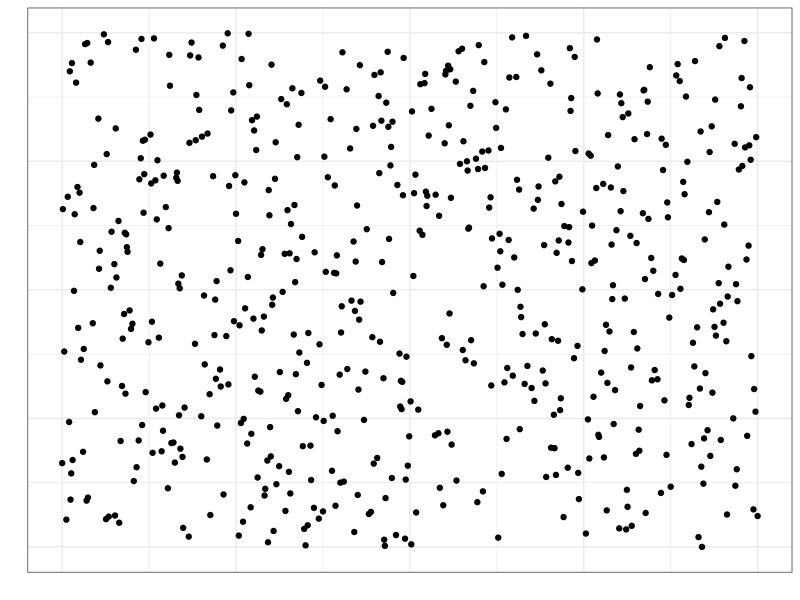
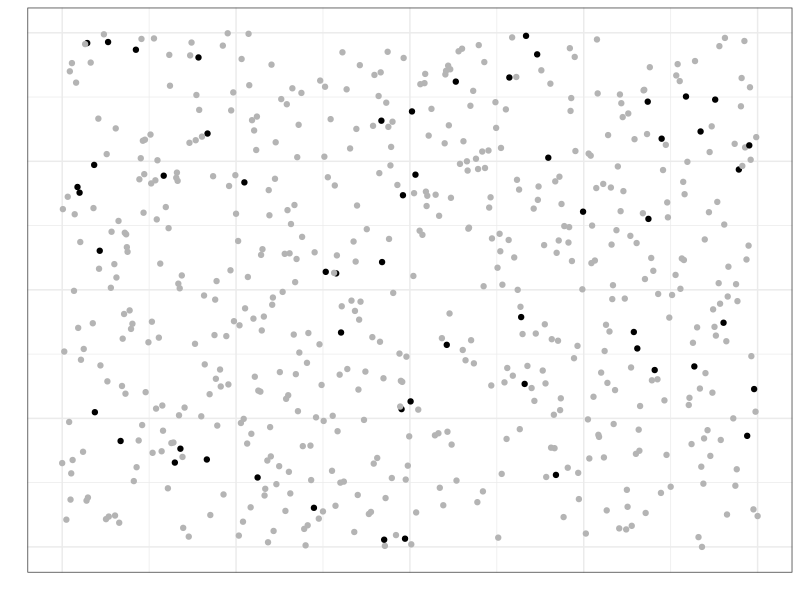
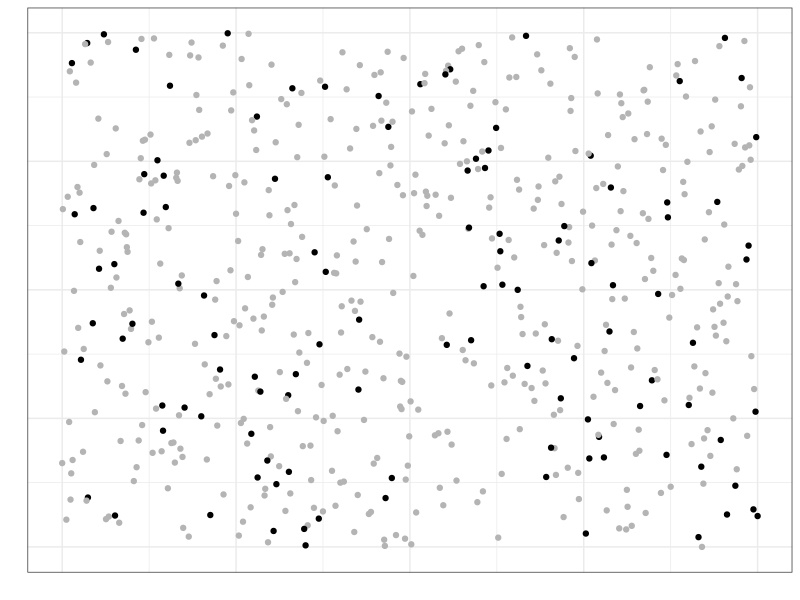
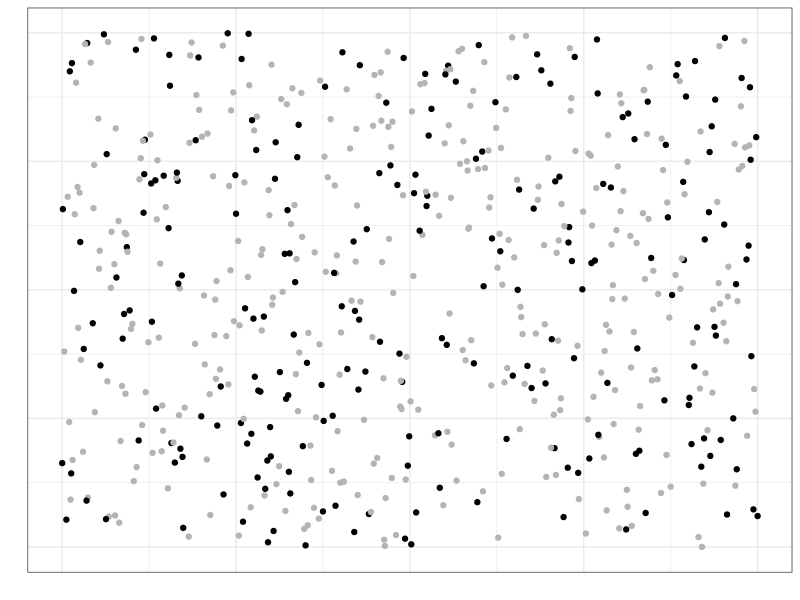

Source code (R) for these figures, in order:
## ---- chunk 1
knitr::opts_chunk$set(echo = FALSE, eval = TRUE, warning = FALSE, message = FALSE, error = FALSE)
## ---- chunk 2
library(tidyverse)
theme_set(theme_bw())
# library(plotly)
## ---- chunk 3
n_pop <- 600
set.seed(100)
tibble(x = sample(0:1000, n_pop),
  y = sample(0:1000, n_pop),
  little_sample = sample(c(TRUE, FALSE), n_pop, prob = c(1, 9), replace = TRUE),
  medium_sample = sample(c(TRUE, FALSE), n_pop, prob = c(2, 8), replace = TRUE),
  big_sample = sample(c(TRUE, FALSE), n_pop, prob = c(4, 6), replace = TRUE)) -> data_simple_random_sample

data_simple_random_sample %>% 
  ggplot(aes(x, y)) +
  geom_point() +
  guides(x = "none",
  y = "none") +
  labs(x = "", y = "") -> simple_random_sample_graph

data_simple_random_sample %>% 
  ggplot(aes(x, y, color = little_sample)) +
  geom_point() +
  scale_color_manual(values = c(`TRUE` = "#000000", `FALSE` = "#b4b4b4")) +
  guides(x = "none",
  y = "none",
  color = "none") +
  labs(x = "", y = "") -> simple_random_sample_little_sample_graph

data_simple_random_sample %>% 
  ggplot(aes(x, y, color = medium_sample)) +
  geom_point() +
  scale_color_manual(values = c(`TRUE` = "#000000", `FALSE` = "#b4b4b4")) +
  guides(x = "none",
  y = "none",
  color = "none") +
  labs(x = "", y = "") -> simple_random_sample_medium_sample_graph

data_simple_random_sample %>% 
  ggplot(aes(x, y, color = big_sample)) +
  geom_point() +
  scale_color_manual(values = c(`TRUE` = "#000000", `FALSE` = "#b4b4b4")) +
  guides(x = "none",
  y = "none",
  color = "none") +
  labs(x = "", y = "") -> simple_random_sample_big_sample_graph
## ---- chunk 4
#| label: fig-simple-random-sample
#| fig-cap: "Простая случайная выборка"
#| fig-subcap:
#|   - "Генеральная совокупность"
#|   - "Выборка малого объема"
#|   - "Выборка среднего объема"
#|   - "Выборка большого объема"
#| layout-ncol: 2

print(simple_random_sample_graph)
print(simple_random_sample_little_sample_graph)
print(simple_random_sample_medium_sample_graph)
print(simple_random_sample_big_sample_graph)
